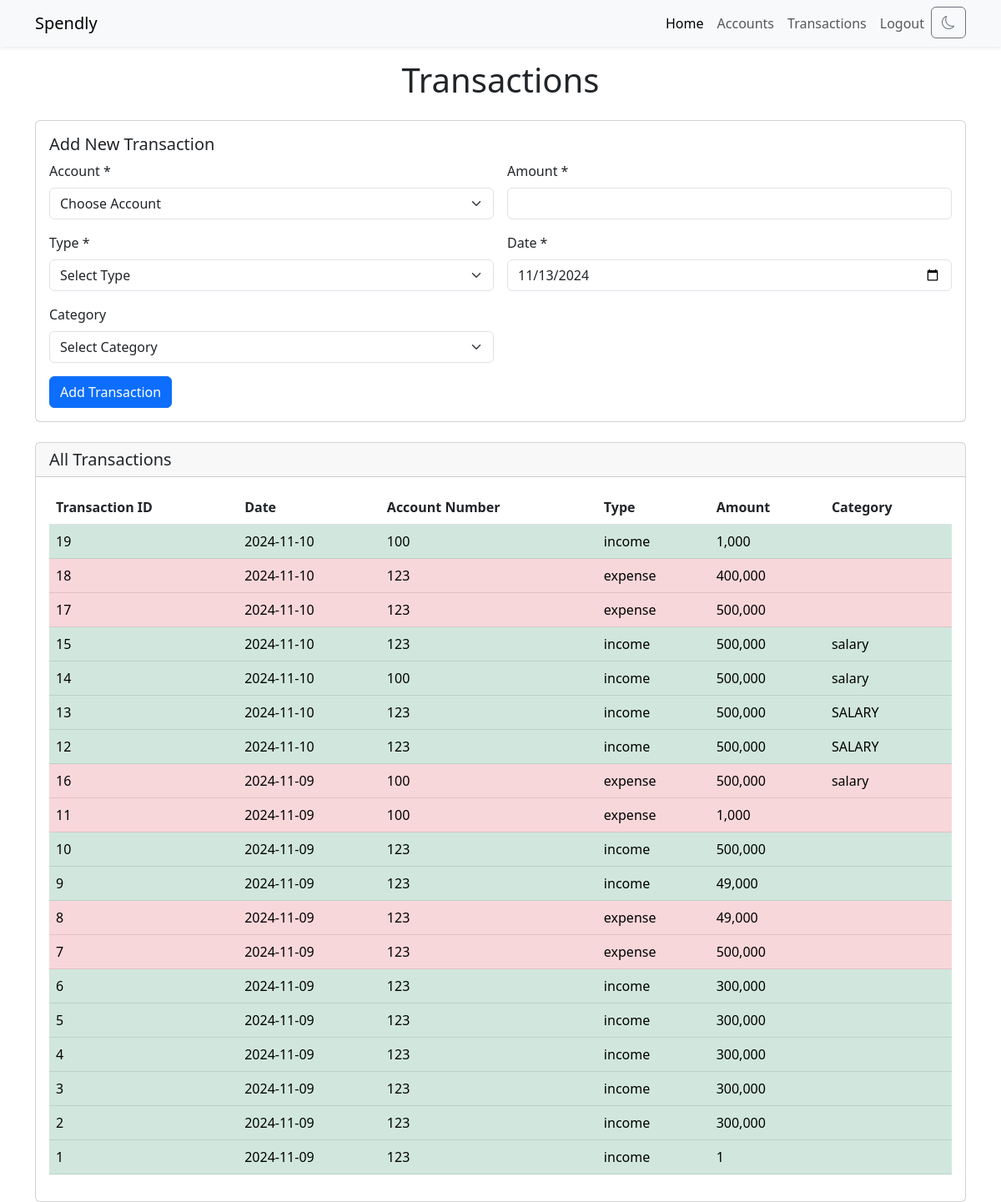
Page /transactions (signed in) on the earlier database version.
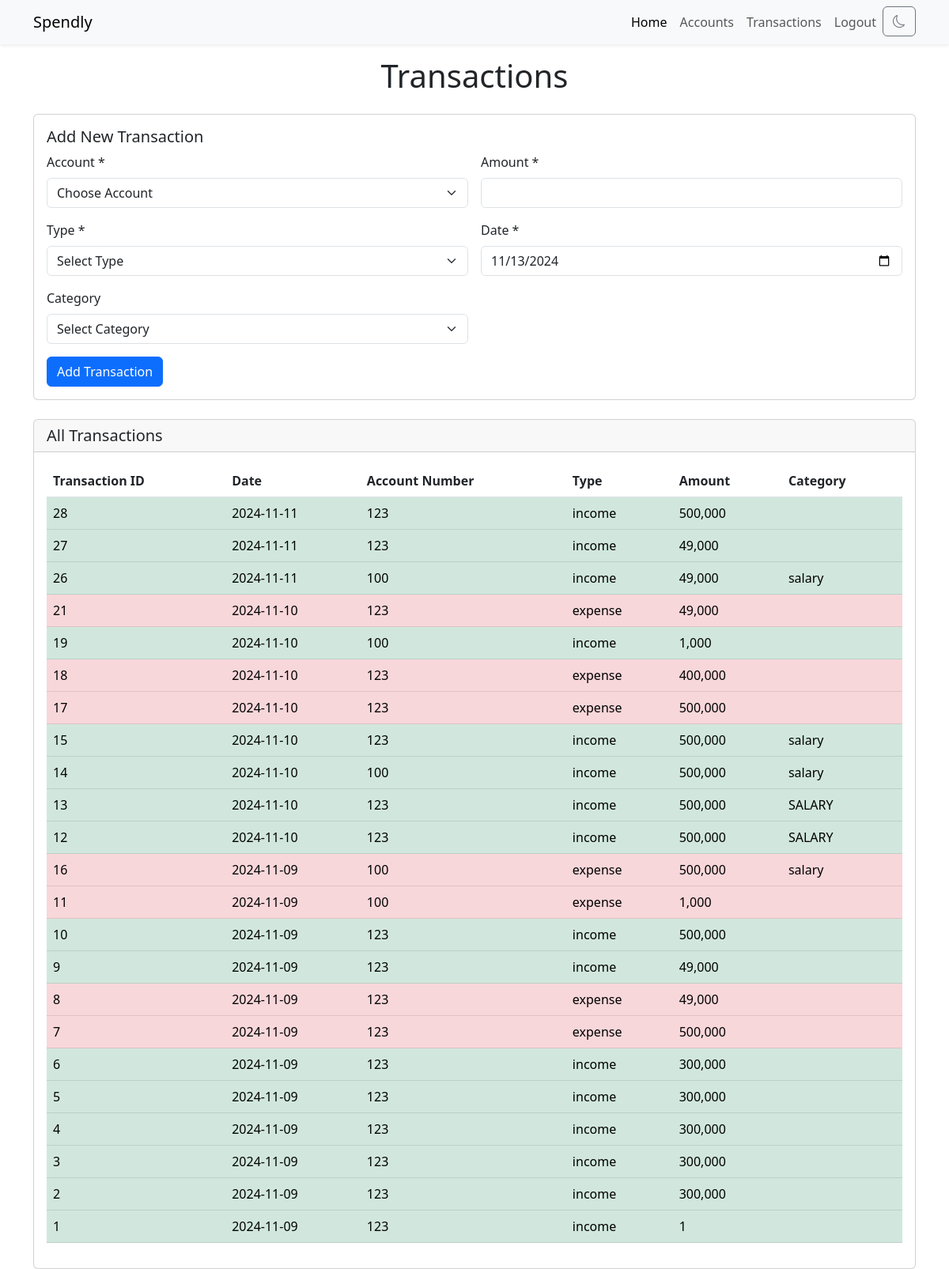
Same page on the later database version.
### app.py (models this page shows, shortened)
class TransactionsTable(db.Model):
    __tablename__ = 'transactions'
    tno = db.Column(db.Integer, primary_key = True, autoincrement = True)
    userid = db.Column(db.Integer, db.ForeignKey("users.id", ondelete='CASCADE'), nullable = False)
    date = db.Column(db.String, nullable = False)
    accno = db.Column(db.Integer, db.ForeignKey("accounts.accno"), nullable = False)
    type = db.Column(db.String, nullable = False)
    amount = db.Column(db.Integer, nullable = False)
    category = db.Column(db.String)

### app.py (the view, shortened to what this page needs)
@app.route('/transactions', methods = ["GET", "POST"])
@login_required
def transactions():
    form = TransactionForm()
    transactions = TransactionsTable.query.filter_by(userid=current_user.id).order_by(TransactionsTable.date.desc(), TransactionsTable.tno.desc()).all()
    form.account_number.choices = [('', "Choose Account"), ('cash', "Cash")] + [(i.accno, f"{i.accno} - {i.bank}") for i in AccountsTable.query.filter_by(userid=current_user.id).all()]
    return render_template('transactions.html', form=form, transactions=transactions, title="Transactions")

### app.py
class TransactionForm(FlaskForm):
    categories = [
        ("", "Select Category"),
        ("Rent", "Rent"),
        ("Salary", "Salary"),
        ("Utilities", "Utilities"),
        ("Transportation", "Transportation"),
        ("Food", "Food"),
        ("Health & Insurance", "Health & Insurance"),
        ("Entertainment", "Entertainment"),
        ("Savings & Investments", "Savings & Investments"),
        ("Debt Repayment", "Debt Repayment"),
        ("Miscellaneous", "Miscellaneous")
    ]
    account_number = SelectField("Account Number", validators=[InputRequired()])
    amount = IntegerField('Amount', validators=[InputRequired()])
    type = SelectField('Type', choices=[('', "Select Type"), ('expense', "Expenditure"), ('income', "Income")],validators=[InputRequired()])
    date = DateField('Date', default=datetime.today(), validators=[InputRequired()])
    category = SelectField('Category', choices=categories)
    submit = SubmitField('Add Transaction')

### app.py (called while the page is built)
@login_manager.user_loader
def load_user(user_id):
    return UsersTable.query.get(int(user_id))

### templates/transactions.html (shortened to what this page needs)
{% extends "layout.html" %}
{% block content %}
<div class="container mt-4">
    <h1 class="mb-4 text-center">Transactions</h1>
    <div class="card mb-4">
        <div class="card-body">
            <h5 class="card-title">Add New Transaction</h5>
            <form id="addTransactionForm" class="row g-3" method="POST">
                <div class="col-md-6">
                    <label for="transactionAccount" class="form-label">Account *</label>
                    {{ form.account_number(class="form-select", id="transactionAccount") }}
                </div>
                <div class="col-md-6">
                    <label for="transactionAmount" class="form-label">Amount *</label>
                    {{ form.amount(class="form-control", id="transactionAmount") }}
                </div>
                <div class="col-md-6">
                    <label for="transactionType" class="form-label">Type *</label>
                    {{ form.type(class="form-select", id="transactionType") }}
                </div>
                <div class="col-md-6">
                    <label for="transactionDate" class="form-label">Date *</label>
                    {{ form.date(class="form-control", id="transactionDate") }}
                </div>
                <div class="col-md-6">
                    <label for="transactionCategory" class="form-label">Category</label>
                    {{ form.category(class="form-select", id="transactionCategory") }}
                </div>
                <div class="col-12">
                    {{ form.submit(class="btn btn-primary") }}
                </div>
            </form>
        </div>
    </div>
    <div class="card">
        <div class="card-header">
            <h5 class="card-title mb-0">All Transactions</h5>
        </div>
        <div class="card-body">
            {% if transactions %}
            <table id="transactionsTable" class="table">
                <thead>
                    <tr>
                        <th scope="col">Transaction ID</th>
                        <th scope="col">Date</th>
                        <th scope="col">Account Number</th>
                        <th scope="col">Type</th>
                        <th scope="col">Amount</th>
                        <th scope="col">Category</th>
                    </tr>
                </thead>
                <tbody>
                    {% for transaction in transactions %}
                    {% if transaction.type == 'income' %}
                        <tr class="table-success text-success">
                    {% else %}
                        <tr class="table-danger text-danger">
                    {% endif %}
                            <td>{{transaction.tno}}</td>
                            <td>{{transaction.date}}</td>
                            <td>{{transaction.accno}}</td>
                            <td>{{transaction.type}}</td>
                            <td>{{"{:,}".format(transaction.amount)}}</td>
                            <td>{{transaction.category}}</td>
                        </tr>
                    {% endfor %}
                </tbody>
            </table>
            {% else %}
            <div class="alert alert-info" role="info">
                <i class="fas fa-exclamation-circle"></i> &nbsp; No transactions yet.
            </div>
            {% endif %}
        </div>
    </div>
</div>
{% endblock %}

Differences in the rows shown:
added TransactionsTable: amount "500,000"
added TransactionsTable: amount "49,000"
added TransactionsTable: amount "49,000"
added TransactionsTable: amount "49,000"
